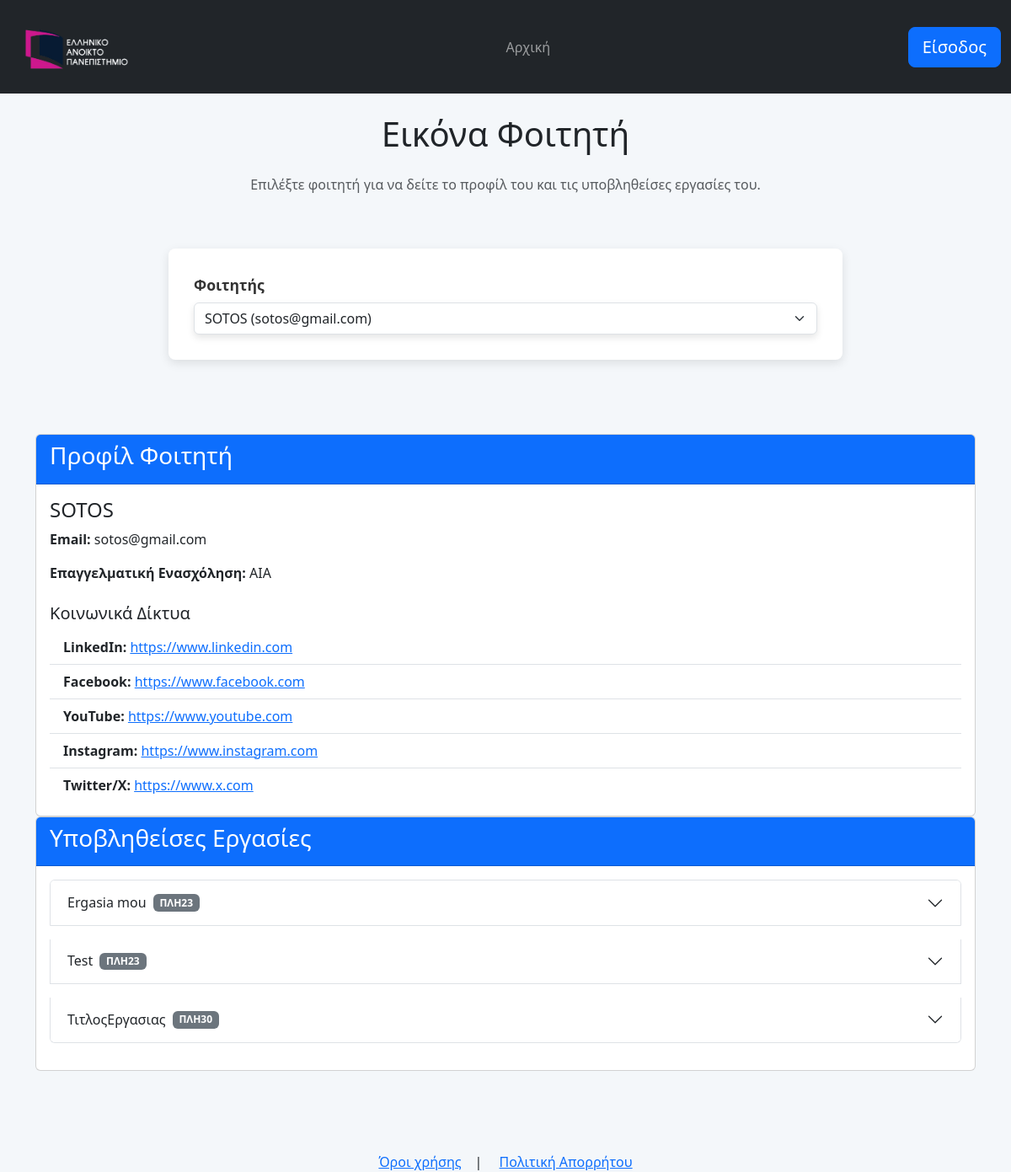
/view_foititis.php?student_id=18, run on the app's committed database.
### tables this page shows
CREATE TABLE `user_profile` (
  `user_id` int(11) NOT NULL,
  `full_name` varchar(100) NOT NULL,
  `occupation` varchar(255) DEFAULT NULL,
  `linkedin` varchar(255) DEFAULT NULL,
  `facebook` varchar(255) DEFAULT NULL,
  `youtube` varchar(255) DEFAULT NULL,
  `instagram` varchar(255) DEFAULT NULL,
  `twitter` varchar(255) DEFAULT NULL
);

CREATE TABLE `users` (
  `user_id` int(11) NOT NULL,
  `email` varchar(255) NOT NULL,
  `username` varchar(50) NOT NULL,
  `password` varchar(255) NOT NULL,
  `role` enum('student','professor') NOT NULL
);

CREATE TABLE `submitted_assignment` (
  `submission_id` int(11) NOT NULL,
  `submission_title` varchar(255) NOT NULL,
  `submission_description` text NOT NULL,
  `submission_file` varchar(255) DEFAULT NULL,
  `submission_timestamp` timestamp NOT NULL DEFAULT current_timestamp(),
  `user_id` int(11) NOT NULL,
  `assignment_id` int(11) NOT NULL
);

CREATE TABLE `courses` (
  `course_id` int(11) NOT NULL,
  `course_title` varchar(255) NOT NULL
);

### view_foititis.php (the view, shortened to what this page needs)
<!DOCTYPE html>
<html lang="el">
<head>
    <link href="https://cdn.jsdelivr.net/npm/bootstrap@5.3.2/dist/css/bootstrap.min.css" rel="stylesheet">
    <link rel="stylesheet" href="style.css">
</head>
<body>
<header class="navbar navbar-expand-lg navbar-dark bg-dark">
        <div class="container-fluid">
            <a class="navbar-brand" href="index.php">
                <img src="img/logo.png" alt="logo" class="logo">
            </a>
            <div class="collapse navbar-collapse" id="navbarSupportedContent">
                <ul class="navbar-nav mx-auto">
                    <li class="nav-item active">
                        <a class="nav-link" href="index.php">Αρχική</a>
                    </li>
                </ul>
                <?php if (isset($_SESSION['user_id'])) {
                echo '<button type="button" class="btn btn-danger btn-lg"><a href="logout.php"
						class="nav-link">Έξοδος</a></button>';
            } else {
                echo '<button type="button" class="btn btn-primary btn-lg"><a href="login.html"
						class="nav-link">Είσοδος</a></button>';
            }
            ?>
            </div>
        </div>
    </header>
    <div class="container main-content3 my-8"><br>
        <h1 class="text-center mb-4">Εικόνα Φοιτητή</h1>
        <p class="text-center text-muted mb-4">Επιλέξτε φοιτητή για να δείτε το προφίλ του και τις υποβληθείσες εργασίες
            του.</p>
        <div class="row justify-content-center mb-5">
            <div class="col-md-12">
                <form method="GET" action="">
                    <div class="mb-12">
                        <b><label for="student" class="form-label">Φοιτητής</label></b>
                        <select class="form-select" id="student" name="student_id" onchange="this.form.submit()">
                            <?php
                            include('config.php');
                            $result = mysqli_query($conn, "SELECT u.user_id, u.email, up.full_name
                                                         FROM users u
                                                         JOIN user_profile up ON u.user_id = up.user_id
                                                         WHERE u.role = 'student'
                                                         ORDER BY up.full_name");
                            while ($row = mysqli_fetch_assoc($result)) {
                                $selected = '';
                                if (isset($_GET['student_id']) && $_GET['student_id'] == $row['user_id']) {
                                    $selected = 'selected';
                                }
                                echo "<option value='" . $row['user_id'] . "' $selected>" . $row['full_name'] . " (" . $row['email'] . ")</option>";
                            }
                            ?>
                        </select>
                    </div>
                </form>
            </div>
        </div>
        <?php
        if (isset($_GET['student_id'])) {
            $student_id = $_GET['student_id'];
            $profile_query = "SELECT *
                             FROM users u
                             JOIN user_profile up ON u.user_id = up.user_id
                             WHERE u.user_id = '$student_id'";
            $profile_result = mysqli_query($conn, $profile_query);
            if (mysqli_num_rows($profile_result) > 0) {
                $profile = mysqli_fetch_assoc($profile_result);
                echo '<div class="row">';
                echo '<div class="col-md-12">';
                echo '<div class="card mb-12">';
                echo '<div class="card-header bg-primary text-white">';
                echo '<h3>Προφίλ Φοιτητή</h3>';
                echo '</div>';
                echo '<div class="card-body">';
                echo '<h4 class="card-title">' . $profile['full_name'] . '</h4>';
                echo '<p class="card-text"><strong>Email:</strong> ' . $profile['email'] . '</p>';
                if (!empty($profile['occupation'])) {
                    echo '<p class="card-text"><strong>Επαγγελματική Ενασχόληση:</strong> ' . $profile['occupation'] . '</p>';
                }
                echo '<h5 class="mt-4">Κοινωνικά Δίκτυα</h5>';
                echo '<ul class="list-group list-group-flush">';
                if (!empty($profile['linkedin'])) {
                    echo '<li class="list-group-item"><strong>LinkedIn:</strong> <a href=https://' . $profile['linkedin'] . ' target="_blank">' . $profile['linkedin'] . '</a></li>';
                }
                if (!empty($profile['facebook'])) {
                    echo '<li class="list-group-item"><strong>Facebook:</strong> <a href=https://' . $profile['facebook'] . ' target="_blank">' . $profile['facebook'] . '</a></li>';
                }
                if (!empty($profile['youtube'])) {
                    echo '<li class="list-group-item"><strong>YouTube:</strong> <a href=https://' . $profile['youtube'] . ' target="_blank">' . $profile['youtube'] . '</a></li>';
                }
                if (!empty($profile['instagram'])) {
                    echo '<li class="list-group-item"><strong>Instagram:</strong> <a href=https://' . $profile['instagram'] . ' target="_blank">' . $profile['instagram'] . '</a></li>';
                }
                if (!empty($profile['twitter'])) {
                    echo '<li class="list-group-item"><strong>Twitter/X:</strong> <a href=https://' . $profile['twitter'] . ' target="_blank">' . $profile['twitter'] . '</a></li>';
                }
                echo '</ul>';
                echo '</div>';
                echo '</div>';
                echo '</div>';
                echo '<div class="col-md-12">';
                echo '<div class="card">';
                echo '<div class="card-header bg-primary text-white">';
                echo '<h3>Υποβληθείσες Εργασίες</h3>';
                echo '</div>';
                echo '<div class="card-body">';
                $submissions_query = "SELECT *
                                     FROM submitted_assignment sa
                                     JOIN assignment_description ad ON sa.assignment_id = ad.assignment_id
                                     JOIN courses c ON ad.course_id = c.course_id
                                     WHERE sa.user_id = '$student_id'
                                     ORDER BY sa.submission_timestamp DESC";
                $submissions_result = mysqli_query($conn, $submissions_query);
                if (mysqli_num_rows($submissions_result) > 0) {
                    echo '<div class="accordion" id="submissionsAccordion">';
                    $counter = 1;
                    while ($submission = mysqli_fetch_assoc($submissions_result)) {
                        echo '<div class="accordion-item mb-3">';
                        echo '<h2 class="accordion-header">';
                        echo '<button class="accordion-button collapsed" type="button" data-bs-toggle="collapse"
                                data-bs-target="#collapse' . $counter . '" aria-expanded="false"
                                aria-controls="collapse' . $counter . '">';
                        echo $submission['submission_title'] . ' <span class="badge bg-secondary ms-2">' . $submission['course_title'] . '</span>';
                        echo '</button>';
                        echo '</h2>';
                        echo '</div>';
                        $counter++;
                    }
                    echo '</div>';
                } else {
                    echo '<div class="alert alert-info">Ο φοιτητής δεν έχει υποβάλει ακόμα κάποια εργασία.</div>';
                }
                echo '</div>';
                echo '</div>';
                echo '</div>';
                echo '</div><br><br>';
            } else {
                echo '<div class="alert alert-warning">Δεν βρέθηκαν στοιχεία για τον επιλεγμένο φοιτητή.</div>';
            }
        }
        ?>
    </div>
    <br><br>
    <footer class="footer">
        <div class="container text-center">
            <a href="pdf\terms.pdf" target="_blank">Όροι χρήσης</a>&emsp;|&emsp;
            <a href="pdf\privacy.pdf" target="_blank">Πολιτική Απορρήτου</a>
        </div>
    </footer>
</body>
</html>

### style.css (style rules this page uses)
body { font-family: 'Segoe UI', Tahoma, Geneva, Verdana, sans-serif; background-color: #f4f7fa; margin: 0; padding: 0; }
.logo { height: 80px; margin-left: 5px; margin-top: 5px; }
form { background-color: #ffffff; border-radius: 8px; box-shadow: 0 4px 12px rgba(0, 0, 0, 0.1); padding: 30px; max-width: 800px; margin: 40px auto; }
form label { font-size: 1.1rem; font-weight: 600; color: #333; margin-bottom: 10px; display: inline-block; }
form input, form select, form button { width: 100%; padding: 12px 15px; font-size: 1rem; border-radius: 8px; border: 1px solid #ddd; background-color: #f9f9f9; transition: all 0.3s ease; box-shadow: 0 4px 8px rgba(0, 0, 0, 0.1); }

### data on the page
user_profile: full_name "SOTOS", user_id.email "sotos@gmail.com", occupation "AIA", linkedin "https://www.linkedin.com", facebook "https://www.facebook.com", youtube "https://www.youtube.com", instagram "https://www.instagram.com", twitter "https://www.x.com"
submitted_assignment: submission_title "Ergasia mou", courses.course_title "ΠΛΗ23"
submitted_assignment: submission_title "Test", courses.course_title "ΠΛΗ23"
submitted_assignment: submission_title "ΤιτλοςΕργασιας", courses.course_title "ΠΛΗ30"

### other printed values
form field student_id "SOTOS (sotos@gmail.com)"
